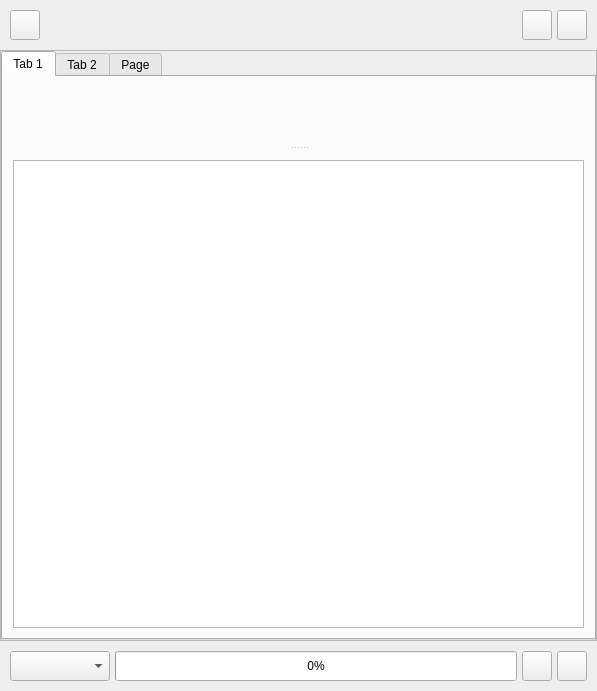
<?xml version="1.0" encoding="UTF-8"?>
<ui version="4.0">
 <class>chat_prompt</class>
 <widget class="QWidget" name="chat_prompt">
  <property name="geometry">
   <rect>
    <x>0</x>
    <y>0</y>
    <width>597</width>
    <height>691</height>
   </rect>
  </property>
  <property name="windowTitle">
   <string>Form</string>
  </property>
  <layout class="QGridLayout" name="gridLayout_2">
   <property name="leftMargin">
    <number>0</number>
   </property>
   <property name="topMargin">
    <number>0</number>
   </property>
   <property name="rightMargin">
    <number>0</number>
   </property>
   <property name="bottomMargin">
    <number>0</number>
   </property>
   <property name="spacing">
    <number>0</number>
   </property>
   <item row="0" column="0">
    <widget class="QWidget" name="chat_prompt_action_bar" native="true">
     <layout class="QHBoxLayout" name="horizontalLayout_3">
      <property name="spacing">
       <number>0</number>
      </property>
      <property name="leftMargin">
       <number>0</number>
      </property>
      <property name="topMargin">
       <number>0</number>
      </property>
      <property name="rightMargin">
       <number>0</number>
      </property>
      <property name="bottomMargin">
       <number>0</number>
      </property>
      <item>
       <layout class="QHBoxLayout" name="action_bar_container">
        <property name="spacing">
         <number>5</number>
        </property>
        <property name="leftMargin">
         <number>10</number>
        </property>
        <property name="topMargin">
         <number>10</number>
        </property>
        <property name="rightMargin">
         <number>10</number>
        </property>
        <property name="bottomMargin">
         <number>10</number>
        </property>
        <item>
         <widget class="QPushButton" name="clear_conversation_button">
          <property name="sizePolicy">
           <sizepolicy hsizetype="Maximum" vsizetype="Maximum">
            <horstretch>0</horstretch>
            <verstretch>0</verstretch>
           </sizepolicy>
          </property>
          <property name="minimumSize">
           <size>
            <width>30</width>
            <height>30</height>
           </size>
          </property>
          <property name="maximumSize">
           <size>
            <width>30</width>
            <height>30</height>
           </size>
          </property>
          <property name="toolTip">
           <string>New converation</string>
          </property>
          <property name="text">
           <string/>
          </property>
          <property name="icon">
           <iconset resource="../../../../../gui/resources/feather.qrc">
            <normaloff>:/light/icons/feather/light/plus.svg</normaloff>:/light/icons/feather/light/plus.svg</iconset>
          </property>
         </widget>
        </item>
        <item>
         <spacer name="horizontalSpacer">
          <property name="orientation">
           <enum>Qt::Orientation::Horizontal</enum>
          </property>
          <property name="sizeHint" stdset="0">
           <size>
            <width>40</width>
            <height>20</height>
           </size>
          </property>
         </spacer>
        </item>
        <item>
         <widget class="QPushButton" name="history_button">
          <property name="sizePolicy">
           <sizepolicy hsizetype="Maximum" vsizetype="Maximum">
            <horstretch>0</horstretch>
            <verstretch>0</verstretch>
           </sizepolicy>
          </property>
          <property name="minimumSize">
           <size>
            <width>30</width>
            <height>30</height>
           </size>
          </property>
          <property name="maximumSize">
           <size>
            <width>30</width>
            <height>30</height>
           </size>
          </property>
          <property name="toolTip">
           <string>Chat history</string>
          </property>
          <property name="text">
           <string/>
          </property>
          <property name="icon">
           <iconset resource="../../../../../gui/resources/feather.qrc">
            <normaloff>:/light/icons/feather/light/clock.svg</normaloff>:/light/icons/feather/light/clock.svg</iconset>
          </property>
          <property name="checkable">
           <bool>true</bool>
          </property>
         </widget>
        </item>
        <item>
         <widget class="QPushButton" name="settings_button">
          <property name="minimumSize">
           <size>
            <width>30</width>
            <height>30</height>
           </size>
          </property>
          <property name="maximumSize">
           <size>
            <width>30</width>
            <height>30</height>
           </size>
          </property>
          <property name="toolTip">
           <string>Settings</string>
          </property>
          <property name="text">
           <string/>
          </property>
          <property name="icon">
           <iconset resource="../../../../../gui/resources/feather.qrc">
            <normaloff>:/light/icons/feather/light/settings.svg</normaloff>:/light/icons/feather/light/settings.svg</iconset>
          </property>
          <property name="checkable">
           <bool>true</bool>
          </property>
         </widget>
        </item>
       </layout>
      </item>
     </layout>
    </widget>
   </item>
   <item row="1" column="0">
    <widget class="LLMHistoryWidget" name="chat_history_widget" native="true"/>
   </item>
   <item row="2" column="0">
    <widget class="QScrollArea" name="scrollArea">
     <property name="widgetResizable">
      <bool>true</bool>
     </property>
     <widget class="QWidget" name="scrollAreaWidgetContents_2">
      <property name="geometry">
       <rect>
        <x>0</x>
        <y>0</y>
        <width>595</width>
        <height>579</height>
       </rect>
      </property>
      <layout class="QGridLayout" name="gridLayout_4">
       <property name="leftMargin">
        <number>0</number>
       </property>
       <property name="topMargin">
        <number>0</number>
       </property>
       <property name="rightMargin">
        <number>0</number>
       </property>
       <property name="bottomMargin">
        <number>0</number>
       </property>
       <property name="spacing">
        <number>0</number>
       </property>
       <item row="0" column="0">
        <widget class="QTabWidget" name="tabWidget">
         <property name="currentIndex">
          <number>0</number>
         </property>
         <widget class="QWidget" name="tab">
          <attribute name="title">
           <string>Tab 1</string>
          </attribute>
          <layout class="QGridLayout" name="gridLayout_6">
           <property name="leftMargin">
            <number>0</number>
           </property>
           <property name="topMargin">
            <number>0</number>
           </property>
           <property name="rightMargin">
            <number>0</number>
           </property>
           <property name="bottomMargin">
            <number>0</number>
           </property>
           <property name="spacing">
            <number>0</number>
           </property>
           <item row="0" column="0">
            <widget class="QSplitter" name="splitter">
             <property name="orientation">
              <enum>Qt::Orientation::Vertical</enum>
             </property>
             <widget class="ConversationWidget" name="conversation" native="true"/>
             <widget class="QWidget" name="prompt_container" native="true">
              <layout class="QGridLayout" name="gridLayout">
               <property name="leftMargin">
                <number>10</number>
               </property>
               <property name="topMargin">
                <number>10</number>
               </property>
               <property name="rightMargin">
                <number>10</number>
               </property>
               <property name="bottomMargin">
                <number>10</number>
               </property>
               <item row="0" column="0">
                <widget class="QPlainTextEdit" name="prompt">
                 <property name="sizePolicy">
                  <sizepolicy hsizetype="Expanding" vsizetype="Expanding">
                   <horstretch>0</horstretch>
                   <verstretch>0</verstretch>
                  </sizepolicy>
                 </property>
                 <property name="minimumSize">
                  <size>
                   <width>0</width>
                   <height>150</height>
                  </size>
                 </property>
                 <property name="maximumSize">
                  <size>
                   <width>16777215</width>
                   <height>16777215</height>
                  </size>
                 </property>
                </widget>
               </item>
              </layout>
             </widget>
            </widget>
           </item>
          </layout>
         </widget>
         <widget class="QWidget" name="tab_2">
          <attribute name="title">
           <string>Tab 2</string>
          </attribute>
          <layout class="QGridLayout" name="gridLayout_3">
           <property name="leftMargin">
            <number>0</number>
           </property>
           <property name="topMargin">
            <number>0</number>
           </property>
           <property name="rightMargin">
            <number>0</number>
           </property>
           <property name="bottomMargin">
            <number>0</number>
           </property>
           <item row="0" column="0">
            <widget class="LLMSettingsWidget" name="llm_settings" native="true"/>
           </item>
          </layout>
         </widget>
         <widget class="QWidget" name="tab_3">
          <attribute name="title">
           <string>Page</string>
          </attribute>
          <layout class="QGridLayout" name="gridLayout_5">
           <property name="leftMargin">
            <number>0</number>
           </property>
           <property name="topMargin">
            <number>0</number>
           </property>
           <property name="rightMargin">
            <number>0</number>
           </property>
           <property name="bottomMargin">
            <number>0</number>
           </property>
           <item row="0" column="0">
            <widget class="LLMHistoryWidget" name="widget" native="true"/>
           </item>
          </layout>
         </widget>
        </widget>
       </item>
      </layout>
     </widget>
    </widget>
   </item>
   <item row="3" column="0">
    <widget class="QWidget" name="chat_prompt_footer" native="true">
     <layout class="QHBoxLayout" name="horizontalLayout">
      <property name="leftMargin">
       <number>0</number>
      </property>
      <property name="topMargin">
       <number>0</number>
      </property>
      <property name="rightMargin">
       <number>0</number>
      </property>
      <property name="bottomMargin">
       <number>0</number>
      </property>
      <item>
       <widget class="QWidget" name="footer_container" native="true">
        <layout class="QHBoxLayout" name="horizontalLayout_2">
         <property name="spacing">
          <number>5</number>
         </property>
         <property name="leftMargin">
          <number>10</number>
         </property>
         <property name="topMargin">
          <number>10</number>
         </property>
         <property name="rightMargin">
          <number>10</number>
         </property>
         <property name="bottomMargin">
          <number>10</number>
         </property>
         <item>
          <widget class="QComboBox" name="action">
           <property name="sizePolicy">
            <sizepolicy hsizetype="Maximum" vsizetype="Fixed">
             <horstretch>0</horstretch>
             <verstretch>0</verstretch>
            </sizepolicy>
           </property>
           <property name="minimumSize">
            <size>
             <width>100</width>
             <height>30</height>
            </size>
           </property>
           <property name="sizeAdjustPolicy">
            <enum>QComboBox::SizeAdjustPolicy::AdjustToMinimumContentsLengthWithIcon</enum>
           </property>
          </widget>
         </item>
         <item>
          <widget class="QProgressBar" name="progressBar">
           <property name="sizePolicy">
            <sizepolicy hsizetype="Expanding" vsizetype="Minimum">
             <horstretch>0</horstretch>
             <verstretch>0</verstretch>
            </sizepolicy>
           </property>
           <property name="minimumSize">
            <size>
             <width>0</width>
             <height>30</height>
            </size>
           </property>
           <property name="value">
            <number>0</number>
           </property>
          </widget>
         </item>
         <item>
          <widget class="QPushButton" name="send_button">
           <property name="sizePolicy">
            <sizepolicy hsizetype="Minimum" vsizetype="Minimum">
             <horstretch>0</horstretch>
             <verstretch>0</verstretch>
            </sizepolicy>
           </property>
           <property name="minimumSize">
            <size>
             <width>30</width>
             <height>30</height>
            </size>
           </property>
           <property name="maximumSize">
            <size>
             <width>30</width>
             <height>30</height>
            </size>
           </property>
           <property name="toolTip">
            <string>Send message</string>
           </property>
           <property name="text">
            <string/>
           </property>
           <property name="icon">
            <iconset resource="../../../../../gui/resources/feather.qrc">
             <normaloff>:/light/icons/feather/light/chevron-up.svg</normaloff>:/light/icons/feather/light/chevron-up.svg</iconset>
           </property>
          </widget>
         </item>
         <item>
          <widget class="QPushButton" name="stop_button">
           <property name="sizePolicy">
            <sizepolicy hsizetype="Minimum" vsizetype="Minimum">
             <horstretch>0</horstretch>
             <verstretch>0</verstretch>
            </sizepolicy>
           </property>
           <property name="minimumSize">
            <size>
             <width>30</width>
             <height>30</height>
            </size>
           </property>
           <property name="maximumSize">
            <size>
             <width>30</width>
             <height>30</height>
            </size>
           </property>
           <property name="toolTip">
            <string>Cancel message</string>
           </property>
           <property name="text">
            <string/>
           </property>
           <property name="icon">
            <iconset resource="../../../../../gui/resources/feather.qrc">
             <normaloff>:/light/icons/feather/light/stop-circle.svg</normaloff>:/light/icons/feather/light/stop-circle.svg</iconset>
           </property>
          </widget>
         </item>
        </layout>
       </widget>
      </item>
     </layout>
    </widget>
   </item>
  </layout>
 </widget>
 <customwidgets>
  <customwidget>
   <class>LLMSettingsWidget</class>
   <extends>QWidget</extends>
   <header>airunner/components/llm/gui/widgets/llm_settings_widget</header>
   <container>1</container>
  </customwidget>
  <customwidget>
   <class>LLMHistoryWidget</class>
   <extends>QWidget</extends>
   <header>airunner/components/llm/gui/widgets/llm_history_widget</header>
   <container>1</container>
  </customwidget>
  <customwidget>
   <class>ConversationWidget</class>
   <extends>QWidget</extends>
   <header>airunner/components/chat/gui/widgets/conversation_widget</header>
   <container>1</container>
  </customwidget>
 </customwidgets>
 <resources>
  <include location="../../../../../gui/resources/feather.qrc"/>
 </resources>
 <connections>
  <connection>
   <sender>action</sender>
   <signal>currentTextChanged(QString)</signal>
   <receiver>chat_prompt</receiver>
   <slot>llm_action_changed(QString)</slot>
   <hints>
    <hint type="sourcelabel">
     <x>29</x>
     <y>689</y>
    </hint>
    <hint type="destinationlabel">
     <x>47</x>
     <y>2</y>
    </hint>
   </hints>
  </connection>
  <connection>
   <sender>prompt</sender>
   <signal>textChanged()</signal>
   <receiver>chat_prompt</receiver>
   <slot>prompt_text_changed()</slot>
   <hints>
    <hint type="sourcelabel">
     <x>464</x>
     <y>647</y>
    </hint>
    <hint type="destinationlabel">
     <x>161</x>
     <y>0</y>
    </hint>
   </hints>
  </connection>
 </connections>
 <slots>
  <slot>message_type_text_changed(QString)</slot>
  <slot>prompt_text_changed()</slot>
  <slot>llm_action_changed(QString)</slot>
 </slots>
</ui>
